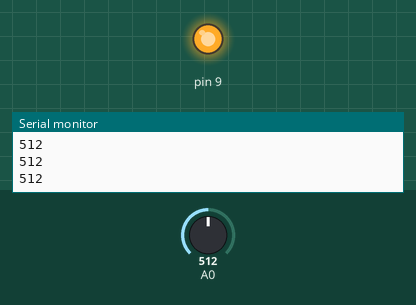
Simulated run of this sketch. Board: Arduino Uno, built with avr-gcc and run on an emulated ATmega328P. On the bench: output pins drawn as LEDs (lit = HIGH), the last lines printed to the serial monitor. The inputs (shaded band) are chosen by the test bench; at power-on: A0 = 512.

Above: at 1.2 s.
1.3 s: A0 set to 486
At 1.7 s:
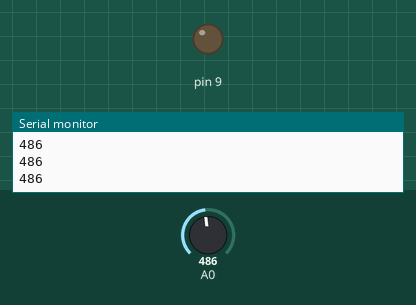
2.8 s: A0 set to 510
At 4.0 s:
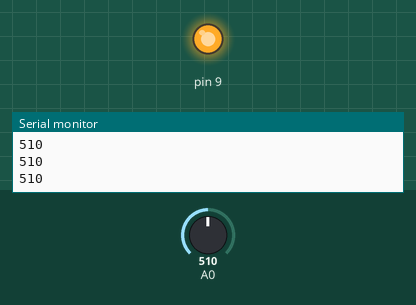
4.3 s: A0 set to 490
At 5.5 s:
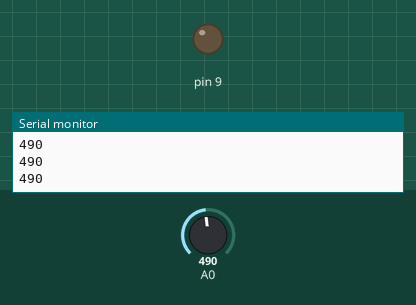
Timing chart, 0 to 7.3 s (numbered marks = the images above; inputs shaded):
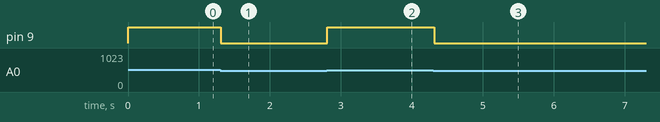

Measured:
- the behaviour switches between 500 and 499 on A0 (found by bisection; images 0 and 1)
- after the input at 1.3 s, pin 9: HIGH → LOW at once
- after the input at 2.8 s, pin 9: LOW → HIGH at once
- after the input at 4.3 s, pin 9: HIGH → LOW at once

The sketch:

ejemplo_pag_88.ino
```cpp
void setup()
{
Serial.begin(9600);
pinMode(9,OUTPUT);
}

void loop()
{
int valor = analogRead(A0);
Serial.println(valor);

if (valor >= 500)
{
digitalWrite(9,HIGH);
}
else
{
digitalWrite(9,LOW);
}

delay(100);

}
```
